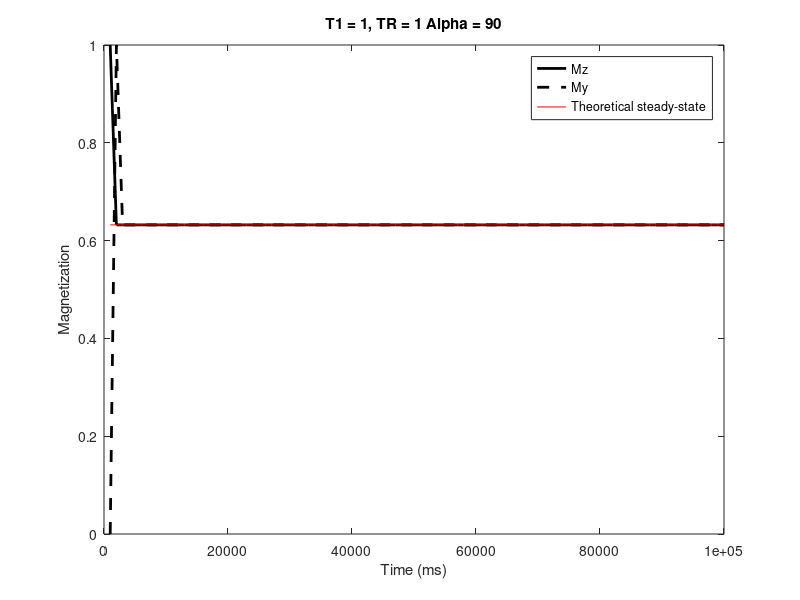

Write the MATLAB code that produced this figure.
clear
figure
TR = 1; %s
T1 = 1; %s
N=100;

tvec = (1:N)*TR;

E1 = exp(-TR/T1);
alpha = 90/360*(2*pi);

M0 = 1;
Mz(1) = 1;
My(1) = 0;

for n=2:N %the n'th pulse
    %signal immediately after the alpha pulse:
    Mz_afterRF = Mz(n-1)*cos(alpha);
    My_afterRF = Mz(n-1)*sin(alpha);
    
    %signal immediately before the next pulse:
    Mz(n) = E1*Mz_afterRF+(1-E1)*M0; %Mz has relaxed following T1
    My(n) = My_afterRF; %we omit T2 relaxation, so My is constant
end

plot(1000*tvec,Mz,'k-','LineWidth',2)
hold on
plot(1000*tvec,My,'k--','LineWidth',2)
title(['T1 = ',num2str(T1),...
    ', TR = ',num2str(TR),' Alpha = ',num2str(alpha/pi*180)])
xlabel('Time (ms)')
ylabel('Magnetization')

%Compare to "theoretical" steady state of the transverse magnetization:        
MT = sin(alpha)*(1-exp(-TR/T1))/(1-exp(-TR/T1)*cos(alpha)); %From the compendium chapter on "MR signal behavoir and image contrast".
plot(1000*tvec,tvec*0+MT,'r')
legend('Mz','My','Theoretical steady-state')